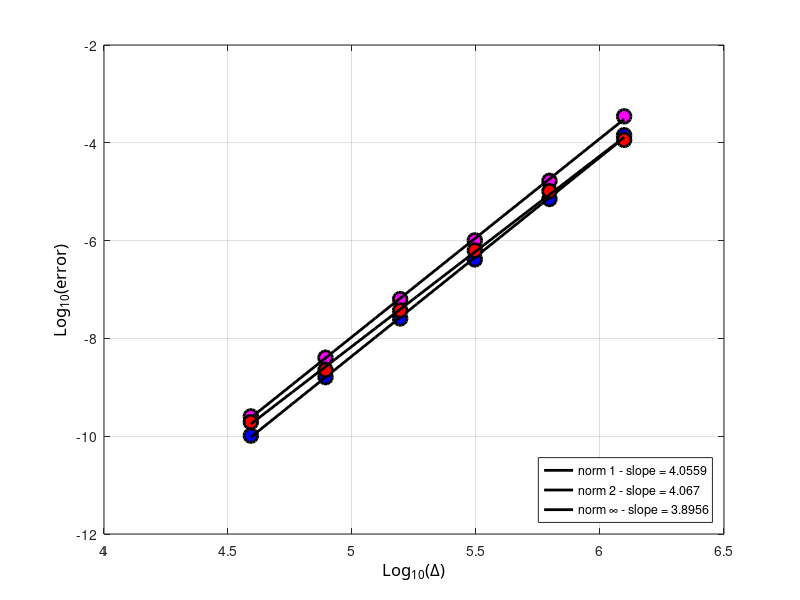

Here is the MATLAB script that generated this plot:
clc; clear all; close all;

radius=6371220;
N=[8 16 32 64 128 256];
dx=2*pi*radius./(4*N);
% e1=[1.9936e-2 1.1325e-3 6.8262e-5 4.2292e-6 2.6413e-7 1.6559e-8];
% e2=[1.8717e-2 1.0216e-3 6.1471e-5 3.8166e-6 2.3881e-7 1.4975e-8];
% e3=[2.5623e-2 1.4497e-3 8.9084e-5 5.5817e-6 3.5265e-7 2.2194e-8];

% e1=[1.6305e-2 9.0026e-4 5.4527e-5 3.3854e-6 2.1153e-7 1.3242e-8];
% e2=[1.5494e-2 8.1833e-4 4.9215e-5 3.0551e-6 1.9108e-7 1.1976e-8];
% e3=[1.7473e-2 9.5002e-4 7.3232e-5 5.1367e-6 3.3731e-7 2.1624e-8];

e1=[3.4770e-4 1.6686e-5 1.0089e-6 6.3688e-8 4.0283e-9 2.5396e-10];
e2=[1.4286e-4 7.0948e-6 4.1258e-7 2.5581e-8 1.6143e-9 1.0283e-10];
e3=[1.1470e-4 1.0256e-5 6.2778e-7 3.7403e-8 2.2653e-9 1.9459e-10];


%% projetée
% e1=[1.0377e-4 6.3236e-6 3.9444e-7 2.4726e-8 1.5500e-9 9.7139e-11];
% e2=[1.2588e-4 7.4682e-6 4.6278e-7 2.8931e-8 1.8111e-9 1.1342e-10];
% e3=[3.6670e-4 2.2222e-5 1.3713e-6 8.5415e-8 5.3339e-9 3.3330e-10];

%% zonale
% e1=[2.9158e-4 1.7719e-5 1.1025e-6 6.9056e-8 4.3244e-9 2.7061e-10];
% e2=[3.3039e-4 1.9906e-5 1.2416e-6 7.7821e-8 4.8755e-9 3.0522e-10];
% e3=[6.7103e-4 4.0648e-5 2.5207e-6 1.6433e-7 1.0822e-8 6.9474e-10];

ldx=log10(dx);
le1=log10(e1);
le2=log10(e2);
le3=log10(e3);

%% plot 1
figure(11); 
%% curve 1
hl1=plot(ldx,le1,'ok');
set(hl1,'LineWidth',2.0);
set(hl1,'MarkerSize',10);
set(hl1,'MarkerFaceColor','m');
set(hl1,'MarkerEdgeColor','k');

hold on;
[a1,b1]=polyfit(ldx,le1,1);
tt=linspace(min(ldx),max(ldx),10);
lsq1=a1(2)+a1(1)*tt;
% %% courbes...
%hlf1=plot(tt,lsq1,'-r');
hlf1=plot(tt,lsq1,'-k');
set(hlf1,'LineWidth',2.0);


%% curve 2
hl1=plot(ldx,le2,'ok');
set(hl1,'LineWidth',2.0);
set(hl1,'MarkerSize',10);
set(hl1,'MarkerFaceColor','b');
set(hl1,'MarkerEdgeColor','k');

hold on;
[a2,b1]=polyfit(ldx,le2,1);
tt=linspace(min(ldx),max(ldx),10);
lsq1=a2(2)+a2(1)*tt;
% %% courbes...
%hlf2=plot(tt,lsq1,'-b');
hlf2=plot(tt,lsq1,'-k');
set(hlf2,'LineWidth',2.0);

%% curve 3
hl1=plot(ldx,le3,'ok');
set(hl1,'LineWidth',2.0);
set(hl1,'MarkerSize',10);
set(hl1,'MarkerFaceColor','r');
set(hl1,'MarkerEdgeColor','k');

hold on;
[a3,b1]=polyfit(ldx,le3,1);
tt=linspace(min(ldx),max(ldx),10);
lsq1=a3(2)+a3(1)*tt;
% %% courbes...
%hlf3=plot(tt,lsq1,'-g');
hlf3=plot(tt,lsq1,'-k');
set(hlf3,'LineWidth',2.0);

ha=gca;
xa=get(gca,'Xlabel');
set(ha,'Xgrid','on');
set(xa,'String','Log_{10}(\Delta)');
set (xa,'FontName','Calibri');
set(xa,'FontSize',12);

% ylabel
ha=gca;
ya=get(gca,'Ylabel');
set(ha,'Ygrid','on');
set(ya,'String','Log_{10}(error)');
set (ya,'FontName','Calibri');
set(ya,'FontSize',12);

%% legend
legend([hlf1,hlf2,hlf3],{['norm 1 - slope = ' num2str(a1(1))],['norm 2 - slope = ' num2str(a2(1))],['norm \infty - slope = ' num2str(a3(1))]},'Location','SouthEast')
